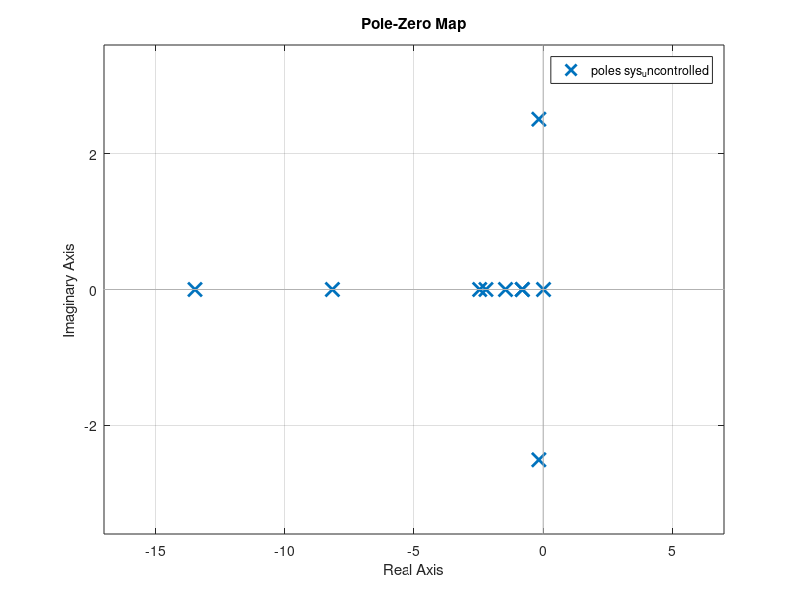
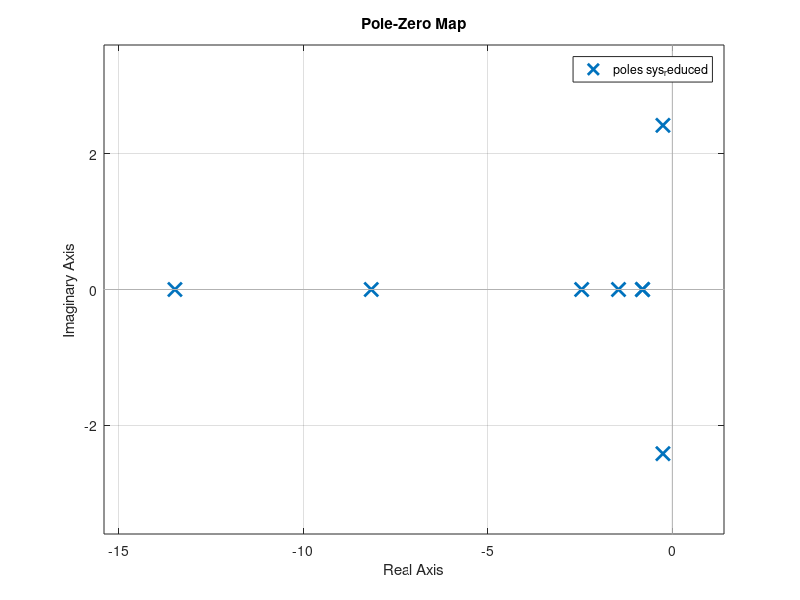
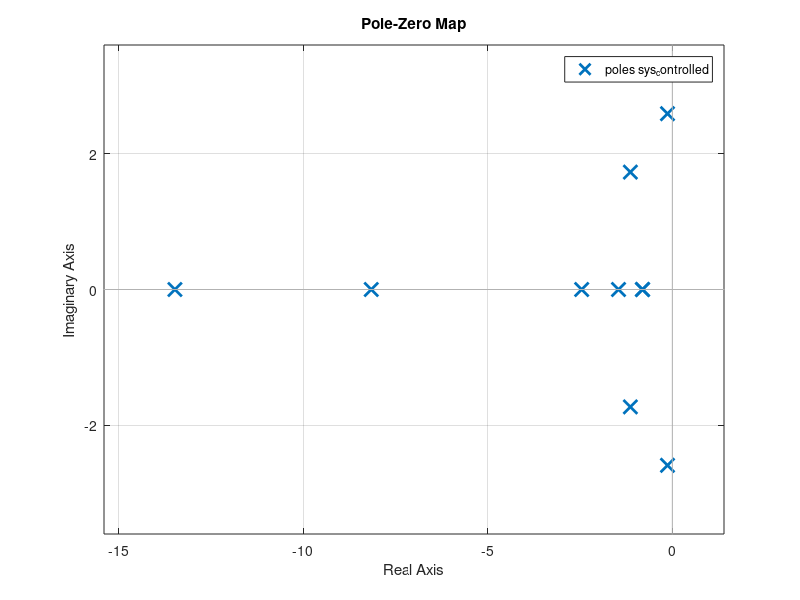

Here is the MATLAB script that generated these plots, in order:
% Filename:  cit2a.m
%
% Calculation of state matrix and input matrix for calculation
% of asymmetric aircraft response to atmospheric turbulence.
% The system model is in the form
%
%       .
%       x = Ax + Bu
%       -    -    -
% with x = [beta phi pb/2V rb/2V ug_ u_g* alpha_g alpha_g* beta_g betag*]'
%
% and
%
% u = [delta_a delta_r w1 w2 w3]'.
%
%
% The turbulence filters are derived using the approximated
% effective one-dimensional power spectral densities for u_g, alpha_g and
% beta_g.
% 
% Deig

% AIRCRAFT- AND FLIGHT CONDITION 'cruise'.
V   = 121.3;
W = 53361;
rho = 0.4587;
S   = 24.2;
b   = 13.36;
mub = 32;
KX2 = 0.013;
KZ2 = 0.037;
KXZ = 0.002;
CL  = W/(0.5*rho*V^2*S);

% TURBULENCE PARAMETERS APPROXIMATED POWER SPECTRAL DENSITIES
Lg        = 150; 
B         = b/(2*Lg);
sigma     = 2;
sigmaug_V = sigma/V;
sigmavg   = 1;
sigmabg   = sigmavg/V;
sigmaag   = sigma/V;

Iug0 = 0.0249*sigmaug_V^2;
Iag0 = 0.0182*sigmaag^2;
tau1 = 0.0991;     tau2 = 0.5545;     tau3 = 0.4159;
tau4 = 0.0600;     tau5 = 0.3294;     tau6 = 0.2243;

% AIRCRAFT ASYMMETRIC AERODYNAMIC DERIVATIVES 
CYb  =-1.3250;     Clb  =-0.1070;     Cnb  = 0.1835;
CYp  =-0.1320;     Clp  =-0.3684;     Cnp  =0.0035;
CYr  = 0.4300;     Clr  = 0.1750;     Cnr  =-0.1930;
CYda = 0.0000;     Clda =-0.2292;     Cnda = 0.0071;
CYdr = 0.3037;     Cldr = 0.0446;     Cndr =-0.1261;
 
                   Clpw = 0.8*Clp;    Cnpw = 0.9*Cnp;
                   Clrw = 0.7*Clr;    Cnrw = 0.2*Cnr;
CYfb = 0;
Clfb = 0;
Cnfb = 0;

%CYfbg = CYfb+0.5*CYr;
%Clfbg = Clfb+0.5*Clr;
%Cnfbg = Cnfb+0.5*Cnr;

% CALCULATION OF AIRCRAFT ASYMMETRIC STABILITY DERIVATIVES
yb   = (V/b)*CYb/(2*mub);
yphi = (V/b)*CL/(2*mub);
yp   = (V/b)*CYp/(2*mub);
yr   = (V/b)*(CYr-4*mub)/(2*mub);
ybg  = yb;
ydr  = (V/b)*CYdr/(2*mub);
den  = b*4*mub*(KX2*KZ2-KXZ^2)/V;
lb   = (Clb*KZ2+Cnb*KXZ)/den;
lp   = (Clp*KZ2+Cnp*KXZ)/den;
lr   = (Clr*KZ2+Cnr*KXZ)/den;
lda  = (Clda*KZ2+Cnda*KXZ)/den;
ldr  = (Cldr*KZ2+Cndr*KXZ)/den;
lug  = (-Clrw*KZ2-Cnrw*KXZ)/den;
lbg  = lb;
lag  = (Clpw*KZ2+Cnpw*KXZ)/den;
nb   = (Clb*KXZ+Cnb*KX2)/den;
np   = (Clp*KXZ+Cnp*KX2)/den;
nr   = (Clr*KXZ+Cnr*KX2)/den;
nda  = (Clda*KXZ+Cnda*KX2)/den;
ndr  = (Cldr*KXZ+Cndr*KX2)/den;
nug  = (-Clrw*KXZ-Cnrw*KX2)/den;
nbg  = nb;
nag  = (Clpw*KXZ+Cnpw*KX2)/den;
aug1 =-(V/Lg)^2*(1/(tau1*tau2));
aug2 =-(tau1+tau2)*(V/Lg)/(tau1*tau2);
aag1 =-(V/Lg)^2*(1/(tau4*tau5));
aag2 =-(tau4+tau5)*(V/Lg)/(tau4*tau5);
abg1 =-(V/Lg)^2;
abg2 =-2*(V/Lg);
bug1 = tau3*sqrt(Iug0*V/Lg)/(tau1*tau2);
bug2 = (1-tau3*(tau1+tau2)/(tau1*tau2))*sqrt(Iug0*(V/Lg)^3)/(tau1*tau2);
bag1 = tau6*sqrt(Iag0*V/Lg)/(tau4*tau5);
bag2 = (1-tau6*(tau4+tau5)/(tau4*tau5))*sqrt(Iag0*(V/Lg)^3)/(tau4*tau5);
bbg1 = sigmabg*sqrt(3*V/Lg);
bbg2 = (1-2*sqrt(3))*sigmabg*sqrt((V/Lg)^3);


A = [yb yphi yp    yr 0    0    0    0    ybg  0;
     0  0    2*V/b 0  0    0    0    0    0    0;
     lb 0    lp    lr lug  0    lag  0    lbg  0;
     nb 0    np    nr nug  0    nag  0    nbg  0;
     0  0    0     0  0    1    0    0    0    0;
     0  0    0     0  aug1 aug2 0    0    0    0;
     0  0    0     0  0    0    0    1    0    0;
     0  0    0     0  0    0    aag1 aag2 0    0;
     0  0    0     0  0    0    0    0    0    1;
     0  0    0     0  0    0    0    0    abg1 abg2];

B = [0   ydr 0    0    0;
     0   0   0    0    0;
     lda ldr 0    0    0;
     nda ndr 0    0    0;
     0   0   bug1 0    0;
     0   0   bug2 0    0;
     0   0   0    bag1 0;
     0   0   0    bag2 0;
     0   0   0    0    bbg1;
     0   0   0    0    bbg2];
 C = eye(10,10);
 D = zeros(10,5);

eig_A = eig(A)
sys_uncontrolled = ss(A,B,C,D);
figure(1)
pzmap(sys_uncontrolled)
grid on

Ar = [yb     yr 0    0    0    0    ybg  0;
     nb     nr nug  0    nag  0    nbg  0;
     0       0  0    1    0    0    0    0;
     0       0  aug1 aug2 0    0    0    0;
     0       0  0    0    0    1    0    0;
     0       0  0    0    aag1 aag2 0    0;
     0       0  0    0    0    0    0    1;
     0       0  0    0    0    0    abg1 abg2];

Br = [0   ydr 0    0    0;
     nda ndr 0    0    0;
     0   0   bug1 0    0;
     0   0   bug2 0    0;
     0   0   0    bag1 0;
     0   0   0    bag2 0;
     0   0   0    0    bbg1;
     0   0   0    0    bbg2];
Cr = eye (8,8);
Dr = zeros(8,5); 
eig_Ar = eig(Ar)
sys_reduced = ss(Ar,Br,Cr,Dr);
figure(2)
pzmap(sys_reduced)
grid on
Kphi = -0.2;
K    = [0 Kphi 0 0  0 0  0 0  0 0];
A2   = A-B(:,1)*K;

eig_A2 = eig(A2)
sys_controlled = ss(A2,B,C,D);
figure(3)
pzmap(sys_controlled)
grid on
